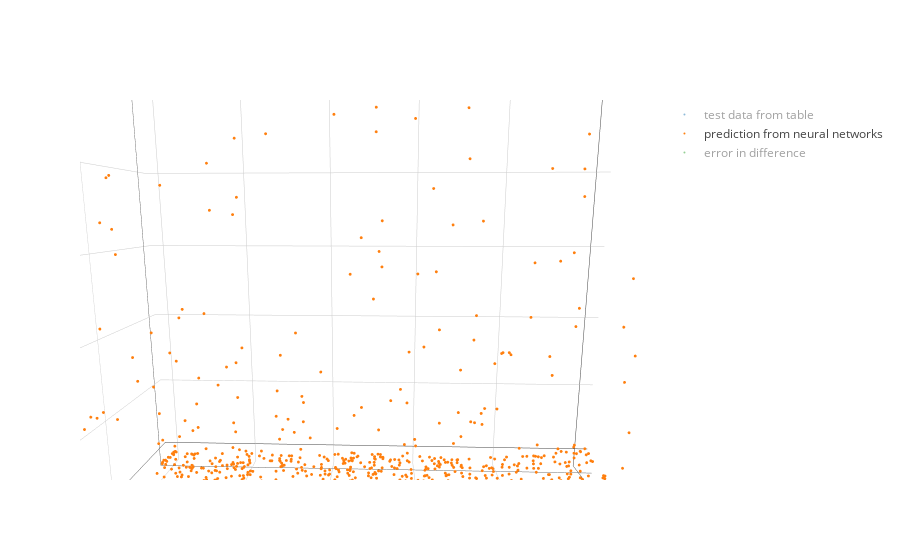

The notebook cell saved with this chart:
### Code cell
#@title Default title text
# species = np.random.choice(labels)
species = 'PVs' #@param {type:"string"}
z_level =  8 #@param {type:"integer"}

# configure_plotly_browser_state()
# init_notebook_mode(connected=False)

from sklearn.metrics import r2_score


df_t=df_test[df_test['zeta']==zeta_level[z_level]].sample(frac=1)
# df_p=df_pred.loc[df_pred['zeta']==zeta_level[1]].sample(frac=0.1)
df_p=df_pred.loc[df_t.index]
error=df_p[species]-df_t[species]
r2=round(r2_score(df_p[species],df_t[species]),4)

print(species,'r2:',r2,'max:',df_t[species].max())

fig_db = {
    'data': [       
        {'name':'test data from table',
         'x': df_t['f'],
         'y': df_t['pv'],
         'z': df_t[species],
         'type':'scatter3d', 
        'mode': 'markers',
          'marker':{
              'size':1
          }
        },
        {'name':'prediction from neural networks',
         'x': df_p['f'],
         'y': df_p['pv'],
         'z': df_p[species],
         'type':'scatter3d', 
        'mode': 'markers',
          'marker':{
              'size':1
          },
        },
        {'name':'error in difference',
         'x': df_p['f'],
         'y': df_p['pv'],
         'z': error,
         'type':'scatter3d', 
         'mode': 'markers',
          'marker':{
              'size':1
          },
         }       
    ],
    'layout': {
        'scene':{
            'xaxis': {'title':'mixture fraction'},
            'yaxis': {'title':'progress variable'},
            'zaxis': {'title': species+'_r2:'+str(r2)}
                 }
    }
}
# iplot(fig_db, filename='multiple-scatter')
iplot(fig_db)

### Figure 1 — Plotly figure (JSON) as saved in the notebook; plotly's stock layout.template omitted (floating-point values rounded to 4 significant figures; data arrays with more than 128 entries replaced by an {"elided": "..."} marker saying what was removed)
{"data": [{"marker": {"size": 1}, "mode": "markers", "name": "test data from table", "type": "scatter3d", "uid": "6ee76087-f66f-451b-ab11-e6b554b651ab", "visible": "legendonly", "x": {"elided": "2563 float values"}, "y": {"elided": "2563 float values"}, "z": {"elided": "2563 float values"}}, {"marker": {"size": 1}, "mode": "markers", "name": "prediction from neural networks", "type": "scatter3d", "uid": "8747b102-4bb6-4e37-9074-b122bbe68eb3", "x": {"elided": "2563 float values"}, "y": {"elided": "2563 float values"}, "z": {"elided": "2563 float values"}}, {"marker": {"size": 1}, "mode": "markers", "name": "error in difference", "type": "scatter3d", "uid": "10e2b55d-5288-4f06-990b-1f39ee57941b", "visible": "legendonly", "x": {"elided": "2563 float values"}, "y": {"elided": "2563 float values"}, "z": {"elided": "2563 float values"}}], "layout": {"autosize": true, "scene": {"aspectmode": "auto", "aspectratio": {"x": 1, "y": 1, "z": 1}, "camera": {"center": {"x": 0, "y": 0, "z": 0}, "eye": {"x": -0.01643, "y": 0.5124, "z": 0.08497}, "up": {"x": 0, "y": 0, "z": 1}}, "xaxis": {"title": {"text": "mixture fraction"}, "type": "linear"}, "yaxis": {"title": {"text": "progress variable"}, "type": "linear"}, "zaxis": {"title": {"text": "PVs_r2:0.9577"}, "type": "linear"}}}}
